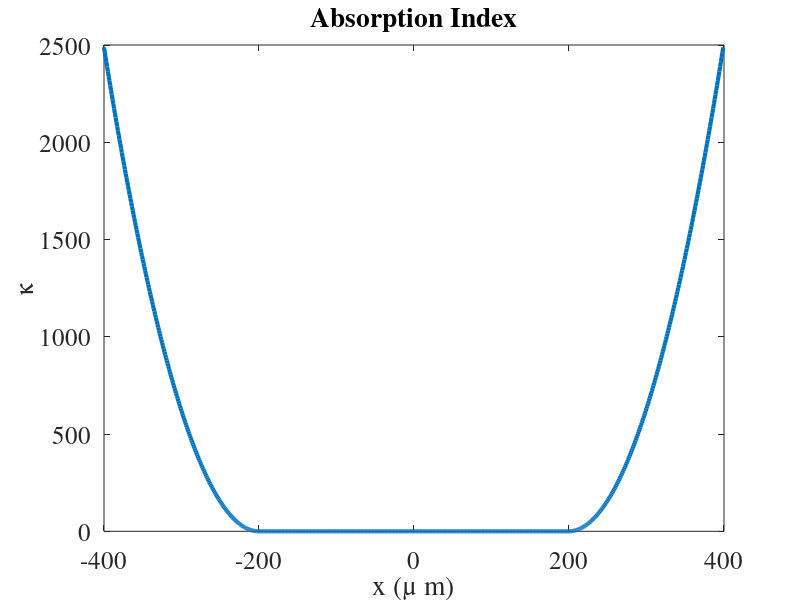

Write the MATLAB code that produced this figure.

n=1;
x=linspace(-400,399,800);
rigion = 1/2;
k_grad = ((min(x)+max(x)*rigion-x(1:round(length(x)*rigion/2)))*rigion/2).^2;

k_abs = zeros(1,length(x));
k_abs(1:length(k_grad))= k_grad;

k_max = 0.0013;
k_abs(end-length(k_grad)+1:end) = flip(k_grad);
% figure, plot(x,k_abs)
n = n + k_max*j*k_abs;
% k = 2*pi/Lambda*n;

fig1 = figure;
set(fig1,'Position',[0,0,1000,600])
plot(x,k_abs, 'linewidth',3)

xlabel ('x (\mu m)','FontSize', 18);
ylabel ('\kappa','FontSize', 18);

title('Absorption Index','FontSize', 18);

a = get(gca,'XTickLabel');
set(gca,'XTickLabel',a,'FontName','Times','fontsize',18)



%% For absorption 

zo = 0;                     % micrometer
zend = 500;                % micrometer
z_mesh = 1;                 % micrometer
ratio = 1;
xo = -100;                  % micrometer
xend = -xo;                 % micrometer
x_mesh = z_mesh/ratio;      % micrometer
Lambda = 10;              % micrometer
wo = 15;                    % micrometer
no = 1;